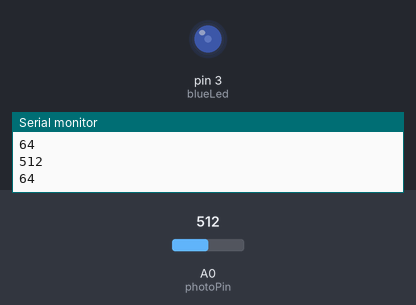
This sketch was run on a simulated Arduino Uno, built with avr-gcc and run on an emulated ATmega328P. On the bench: output pins drawn as LEDs (lit = HIGH), the last lines printed to the serial monitor. Inputs (shaded band) come from the test bench; at power-on: A0 (photoPin) = 512.

Above: at 1.2 s.
1.3 s: A0 (photoPin) set to 716
At 2.5 s:
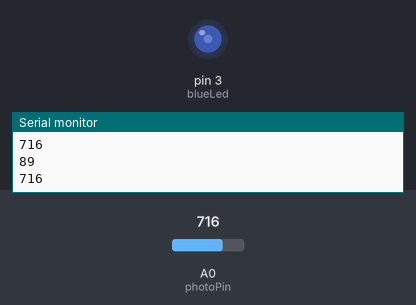
2.8 s: A0 (photoPin) set to 0
At 3.2 s:
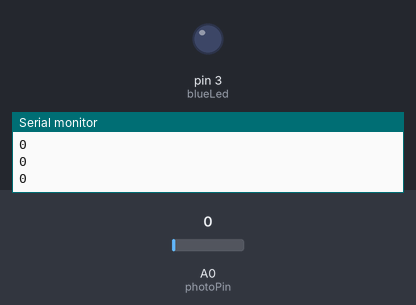
Timing chart, 0 to 5.8 s (numbered marks = the images above; inputs shaded):
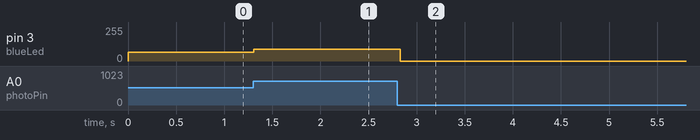

Measured:
- after the input at 1.3 s, pin 3 (blueLed): 64/255 → 89/255 at once
- after the input at 2.8 s, pin 3 (blueLed): 89/255 → 0/255 at once

The sketch:

photoPin_fading_LED_v3_Success.ino
```cpp
int photoPin = A0;
int blueLed = 3;

void setup()
{
  Serial.begin(9600);
  pinMode(blueLed, OUTPUT);
}

void loop()
{
  int lightValue = analogRead(photoPin);
  int newBrightness = lightValue / 8;
  Serial.println(lightValue);
  Serial.println(newBrightness);
  analogWrite(blueLed, newBrightness);


  delay(30);
}
```
